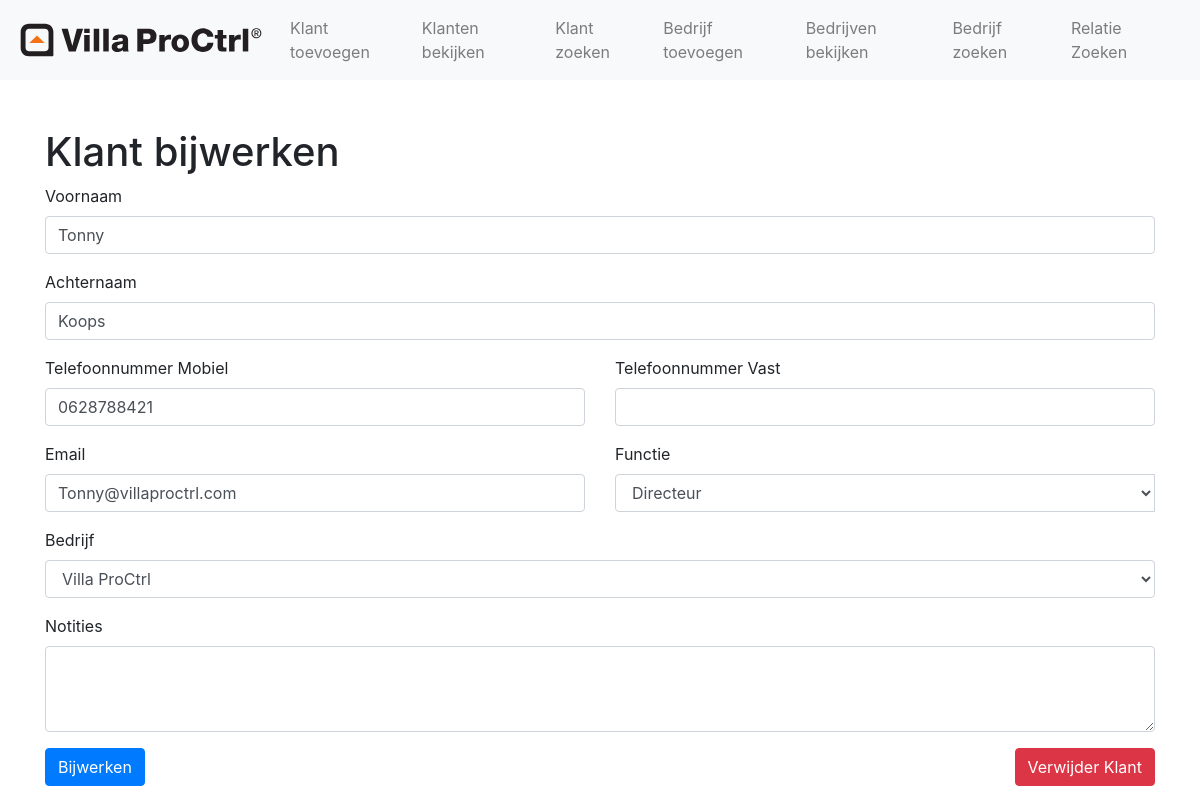
Page /klanten/update_klant.php?id=1 on the committed database.
### tables this page shows
CREATE TABLE `klanten` (
  `id` int(11) NOT NULL AUTO_INCREMENT,
  `voornaam` varchar(255) NOT NULL,
  `achternaam` varchar(255) NOT NULL,
  `telefoonnummer_mobiel` varchar(20) DEFAULT NULL,
  `telefoonnummer_vast` varchar(20) DEFAULT NULL,
  `email` varchar(255) NOT NULL,
  `functie_id` int(11) DEFAULT NULL,
  `bedrijf_id` int(11) DEFAULT NULL,
  `notities` text DEFAULT NULL,
  PRIMARY KEY (`id`),
  KEY `functie_id` (`functie_id`),
  KEY `bedrijf_id` (`bedrijf_id`),
  CONSTRAINT `klanten_ibfk_1` FOREIGN KEY (`functie_id`) REFERENCES `functies` (`id`),
  CONSTRAINT `klanten_ibfk_2` FOREIGN KEY (`bedrijf_id`) REFERENCES `bedrijven` (`id`)
);

### klanten/update_klant.php (the view, shortened to what this page needs)
<?php
include '../config/db_connect.php';
include '../includes/header.php';
$klant = null;
if ($_SERVER["REQUEST_METHOD"] == "POST") {
    $id = $_POST['id'];
    $voornaam = $_POST['voornaam'];
    $achternaam = $_POST['achternaam'];
    $telefoonnummer_mobiel = $_POST['telefoonnummer_mobiel'];
    $telefoonnummer_vast = $_POST['telefoonnummer_vast'];
    $email = $_POST['email'];
    $functie_id = $_POST['functie_id'];
    $nieuwe_functie = $_POST['nieuwe_functie'];
    $bedrijf_id = $_POST['bedrijf_id'];
    $notities = $_POST['notities'];
    if (!empty($nieuwe_functie)) {
        $stmt = $conn->prepare("INSERT INTO functies (functienaam) VALUES (?)");
        $stmt->bind_param("s", $nieuwe_functie);
        $stmt->execute();
        $functie_id = $stmt->insert_id;
        $stmt->close();
    }
    $stmt = $conn->prepare("UPDATE klanten SET voornaam=?, achternaam=?, telefoonnummer_mobiel=?, telefoonnummer_vast=?, email=?, functie_id=?, bedrijf_id=?, notities=? WHERE id=?");
    $stmt->bind_param("sssssiisi", $voornaam, $achternaam, $telefoonnummer_mobiel, $telefoonnummer_vast, $email, $functie_id, $bedrijf_id, $notities, $id);
    if ($stmt->execute() === TRUE) {
        echo "<div class='alert alert-success mt-3'>Record updated successfully</div>";
    } else {
        echo "<div class='alert alert-danger mt-3'>Error updating record: " . $stmt->error . "</div>";
    }
    $stmt->close();
} else {
    if (isset($_GET['id'])) {
        $id = $_GET['id'];
        $stmt = $conn->prepare("SELECT * FROM klanten WHERE id=?");
        $stmt->bind_param("i", $id);
        $stmt->execute();
        $result = $stmt->get_result();
        if ($result->num_rows > 0) {
            $klant = $result->fetch_assoc();
        } else {
            echo "<div class='alert alert-danger mt-3'>Klant niet gevonden</div>";
            exit;
        }
    } else {
        echo "<div class='alert alert-danger mt-3'>Geen klant ID opgegeven</div>";
        exit;
    }
}
$bedrijven_result = $conn->query("SELECT id, bedrijfsnaam FROM bedrijven");
$functies_result = $conn->query("SELECT id, functienaam FROM functies");
?>
<h1 class="mt-5">Klant bijwerken</h1>
<form method="post" action="update_klant.php">
    <div class="mb-3">
        <label for="voornaam" class="form-label">Voornaam</label>
        <input type="text" class="form-control" id="voornaam" name="voornaam" value="<?php echo isset($klant['voornaam']) ? $klant['voornaam'] : ''; ?>" required>
    </div>
    <div class="mb-3">
        <label for="achternaam" class="form-label">Achternaam</label>
        <input type="text" class="form-control" id="achternaam" name="achternaam" value="<?php echo isset($klant['achternaam']) ? $klant['achternaam'] : ''; ?>" required>
    </div>
    <div class="row mb-3">
        <div class="col">
            <label for="telefoonnummer_mobiel" class="form-label">Telefoonnummer Mobiel</label>
            <input type="text" class="form-control" id="telefoonnummer_mobiel" name="telefoonnummer_mobiel" value="<?php echo isset($klant['telefoonnummer_mobiel']) ? $klant['telefoonnummer_mobiel'] : ''; ?>">
        </div>
        <div class="col">
            <label for="telefoonnummer_vast" class="form-label">Telefoonnummer Vast</label>
            <input type="text" class="form-control" id="telefoonnummer_vast" name="telefoonnummer_vast" value="<?php echo isset($klant['telefoonnummer_vast']) ? $klant['telefoonnummer_vast'] : ''; ?>">
        </div>
    </div>
    <div class="row mb-3">
        <div class="col">
            <label for="email" class="form-label">Email</label>
            <input type="email" class="form-control" id="email" name="email" value="<?php echo isset($klant['email']) ? $klant['email'] : ''; ?>" required>
        </div>
        <div class="col">
            <label for="functie_id" class="form-label">Functie</label>
            <div class="input-group">
                <select class="form-control" id="functie_id" name="functie_id" required>
                    <?php
                    if ($functies_result->num_rows > 0) {
                        while($row = $functies_result->fetch_assoc()) {
                            $selected = isset($klant['functie_id']) && $row["id"] == $klant['functie_id'] ? 'selected' : '';
                            echo "<option value='" . $row["id"] . "' $selected>" . htmlspecialchars($row["functienaam"], ENT_QUOTES, 'UTF-8') . "</option>";
                        }
                    }
                    ?>
                </select>
            </div>
        </div>
    </div>
    <div class="mb-3">
        <label for="bedrijf_id" class="form-label">Bedrijf</label>
        <select class="form-control" id="bedrijf_id" name="bedrijf_id" required>
            <?php
            if ($bedrijven_result->num_rows > 0) {
                while($row = $bedrijven_result->fetch_assoc()) {
                    $selected = isset($klant['bedrijf_id']) && $row["id"] == $klant['bedrijf_id'] ? 'selected' : '';
                    echo "<option value='" . $row["id"] . "' $selected>" . htmlspecialchars($row["bedrijfsnaam"], ENT_QUOTES, 'UTF-8') . "</option>";
                }
            }
            ?>
        </select>
    </div>
    <div class="mb-3">
        <label for="notities" class="form-label">Notities</label>
        <textarea class="form-control" id="notities" name="notities" rows="3"><?php echo isset($klant['notities']) ? htmlspecialchars($klant['notities'], ENT_QUOTES, 'UTF-8') : ''; ?></textarea>
    </div>
    <div class="d-flex justify-content-between">
        <button type="submit" class="btn btn-primary">Bijwerken</button>
        <form method="post" action="delete_klant.php" onsubmit="return confirm('Weet u zeker dat u deze klant wilt verwijderen?');">
            <button type="submit" class="btn btn-danger">Verwijder Klant</button>
        </form>
    </div>
</form>
<?php include '../includes/footer.php'; ?>

### rows in the picture
klanten: voornaam "Tonny", achternaam "Koops", telefoonnummer_mobiel "0628788421", email "Tonny@villaproctrl.com"

### other values in the picture
form field functie_id "Directeur"
form field bedrijf_id "Villa ProCtrl"
